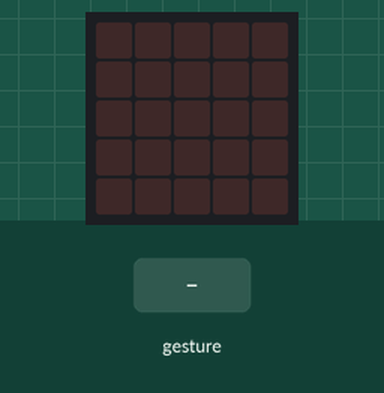
A program run on a simulated BBC micro:bit (MakeCode). On the bench: the board's 5×5 LED display. The inputs (shaded band) are chosen by the test bench. A tilt is held for 1.5 s and a shake lasts 1 s, then the board lies face up again; the short countdown, score and lost-life animations are approximate.

Above: at 1.2 s.
1.3 s: gesture 'shake'
At 1.7 s:
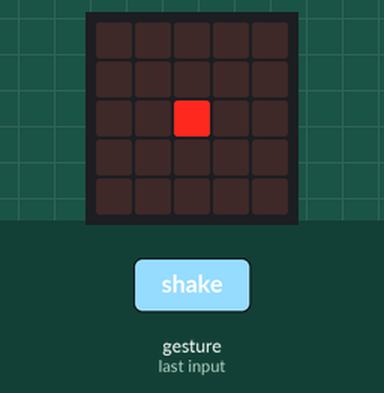
Timing chart, 0 to 4.3 s (numbered marks = the images above; inputs shaded):
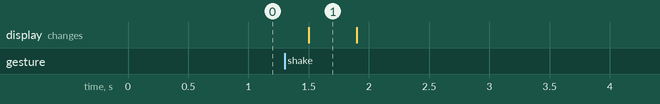

Measured:
- after the input at 1.3 s, the display: changes after 0.20 s (image 1)
- what the display in image 1 shows lasts 0.4 s, from 1.5 s to 1.9 s

The program:

main.ts
```typescript
input.onGesture(Gesture.Shake, function () {
    game.setScore(0)
    basic.showLeds(`
        . . . . .
        . . . . .
        . . # . .
        . . . . .
        . . . . .
        `)
    game.addScore(game.score() + 1)
})
basic.forever(function () {

})
```

test.ts
```typescript
// aquí va el archivo "tests"; esto no se compilará cuando este paquete se utilice como una extensión.
```
